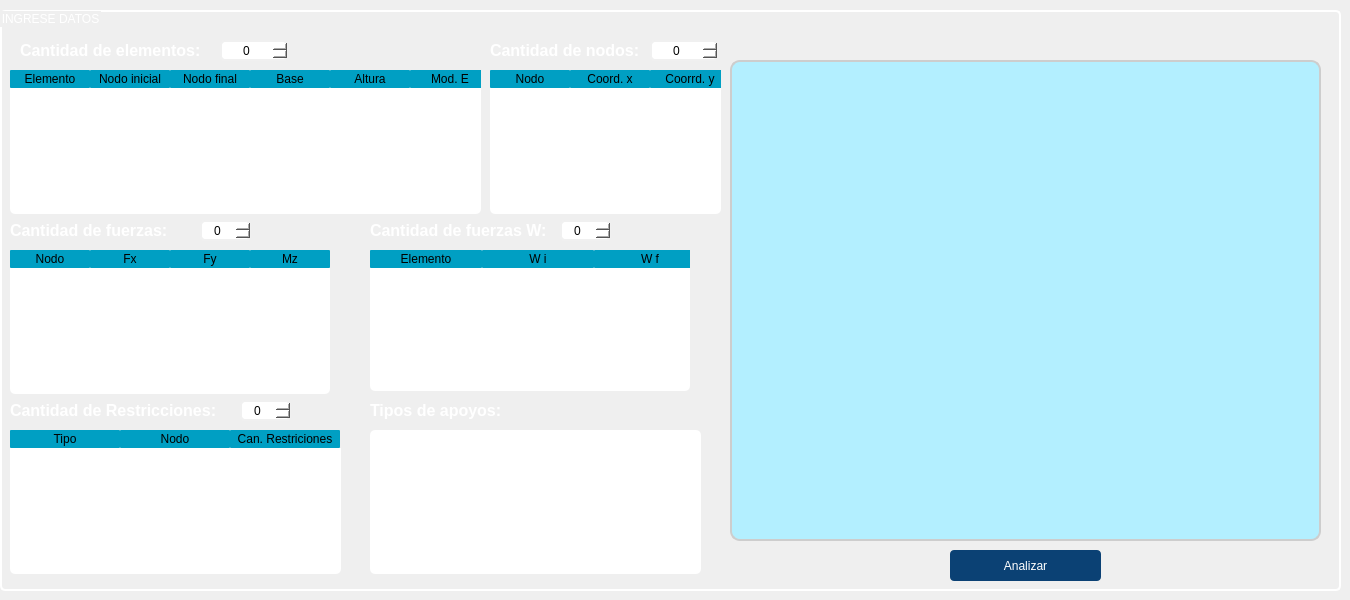
       <widget class="QWidget" name="pagina_1">
        <widget class="QGroupBox" name="groupBox">
         <property name="enabled">
          <bool>true</bool>
         </property>
         <property name="geometry">
          <rect>
           <x>0</x>
           <y>10</y>
           <width>1341</width>
           <height>581</height>
          </rect>
         </property>
         <property name="styleSheet">
          <string notr="true">QGroupBox{
/*Borde*/
border: 2px solid rgb(255, 255, 255);
border-radius: 5px;

	/*Letra*/
	font: 15pt &quot;Impact&quot;;
	color: rgb(255, 255, 255);
}</string>
         </property>
         <property name="title">
          <string>INGRESE DATOS</string>
         </property>
         <widget class="QSpinBox" name="sp_nElem">
          <property name="geometry">
           <rect>
            <x>220</x>
            <y>30</y>
            <width>68</width>
            <height>21</height>
           </rect>
          </property>
          <property name="cursor">
           <cursorShape>PointingHandCursor</cursorShape>
          </property>
          <property name="styleSheet">
           <string notr="true">
QSpinBox{

/* Color de fondo*/
background-color: rgb(255, 255, 255); 

/* borde*/
border-radius : 5px;
border : 2px solid  rgb(240, 240, 240);

/* Color de letras*/
	color: rgb(1, 1, 1);

	font: 10pt &quot;Times New Roman&quot;;
}


QComboBox:hover{


border : 2px solid rgb(254, 251, 216);

}

</string>
          </property>
          <property name="alignment">
           <set>Qt::AlignCenter</set>
          </property>
         </widget>
         <widget class="QTableWidget" name="tbl_Nod">
          <property name="geometry">
           <rect>
            <x>490</x>
            <y>60</y>
            <width>231</width>
            <height>144</height>
           </rect>
          </property>
          <property name="styleSheet">
           <string notr="true">QTableWidget{
	
	background-color: rgb(255, 255, 255);
	border-radius : 5px;
color: rgb(0, 0, 0);
font: 75 10pt &quot;Calibri&quot;;
}

QTableWidget:hover{

border : 2px solid  rgb(0, 255, 255);

}

QHeaderView::section{
border-radius : 1px;
	background-color: rgb(0, 159, 195);

color: rgb(0, 0, 0);
font: 75 11pt &quot;Times New Roman&quot;;

}

QTableWidget:hover{

border : 2px solid  rgb(0, 255, 255);

}
</string>
          </property>
          <property name="horizontalScrollBarPolicy">
           <enum>Qt::ScrollBarAlwaysOff</enum>
          </property>
          <property name="rowCount">
           <number>0</number>
          </property>
          <attribute name="horizontalHeaderMinimumSectionSize">
           <number>42</number>
          </attribute>
          <attribute name="horizontalHeaderDefaultSectionSize">
           <number>80</number>
          </attribute>
          <attribute name="verticalHeaderVisible">
           <bool>false</bool>
          </attribute>
          <attribute name="verticalHeaderDefaultSectionSize">
           <number>25</number>
          </attribute>
          <column>
           <property name="text">
            <string>Nodo</string>
           </property>
          </column>
          <column>
           <property name="text">
            <string>Coord. x</string>
           </property>
          </column>
          <column>
           <property name="text">
            <string>Coorrd. y</string>
           </property>
          </column>
         </widget>
         <widget class="QSpinBox" name="sp_nNo">
          <property name="geometry">
           <rect>
            <x>650</x>
            <y>30</y>
            <width>68</width>
            <height>21</height>
           </rect>
          </property>
          <property name="cursor">
           <cursorShape>PointingHandCursor</cursorShape>
          </property>
          <property name="styleSheet">
           <string notr="true">
QSpinBox{

/* Color de fondo*/
background-color: rgb(255, 255, 255); 

/* borde*/
border-radius : 5px;
border : 2px solid  rgb(240, 240, 240);

/* Color de letras*/
	color: rgb(1, 1, 1);

	font: 10pt &quot;Times New Roman&quot;;
}


QComboBox:hover{


border : 2px solid rgb(254, 251, 216);

}

</string>
          </property>
          <property name="alignment">
           <set>Qt::AlignCenter</set>
          </property>
         </widget>
         <widget class="QSpinBox" name="sp_nFuer">
          <property name="geometry">
           <rect>
            <x>200</x>
            <y>210</y>
            <width>51</width>
            <height>21</height>
           </rect>
          </property>
          <property name="cursor">
           <cursorShape>PointingHandCursor</cursorShape>
          </property>
          <property name="styleSheet">
           <string notr="true">
QSpinBox{

/* Color de fondo*/
background-color: rgb(255, 255, 255); 

/* borde*/
border-radius : 5px;
border : 2px solid  rgb(240, 240, 240);

/* Color de letras*/
	color: rgb(1, 1, 1);

	font: 10pt &quot;Times New Roman&quot;;
}


QComboBox:hover{


border : 2px solid rgb(254, 251, 216);

}

</string>
          </property>
          <property name="alignment">
           <set>Qt::AlignCenter</set>
          </property>
         </widget>
         <widget class="QTableWidget" name="tbl_Fuer">
          <property name="geometry">
           <rect>
            <x>10</x>
            <y>240</y>
            <width>320</width>
            <height>144</height>
           </rect>
          </property>
          <property name="styleSheet">
           <string notr="true">QTableWidget{
	
	background-color: rgb(255, 255, 255);
	border-radius : 5px;
color: rgb(0, 0, 0);
font: 75 10pt &quot;Calibri&quot;;
}

QTableWidget:hover{

border : 2px solid  rgb(0, 255, 255);

}

QHeaderView::section{
border-radius : 1px;
	background-color: rgb(0, 159, 195);

color: rgb(0, 0, 0);
font: 75 11pt &quot;Times New Roman&quot;;

}

QTableWidget:hover{

border : 2px solid  rgb(0, 255, 255);

}
</string>
          </property>
          <property name="horizontalScrollBarPolicy">
           <enum>Qt::ScrollBarAlwaysOff</enum>
          </property>
          <property name="rowCount">
           <number>0</number>
          </property>
          <attribute name="horizontalHeaderMinimumSectionSize">
           <number>42</number>
          </attribute>
          <attribute name="horizontalHeaderDefaultSectionSize">
           <number>80</number>
          </attribute>
          <attribute name="verticalHeaderVisible">
           <bool>false</bool>
          </attribute>
          <attribute name="verticalHeaderMinimumSectionSize">
           <number>20</number>
          </attribute>
          <attribute name="verticalHeaderDefaultSectionSize">
           <number>25</number>
          </attribute>
          <column>
           <property name="text">
            <string>Nodo</string>
           </property>
          </column>
          <column>
           <property name="text">
            <string>Fx</string>
           </property>
          </column>
          <column>
           <property name="text">
            <string>Fy</string>
           </property>
          </column>
          <column>
           <property name="text">
            <string>Mz</string>
           </property>
          </column>
         </widget>
         <widget class="MatplotlibWidgetaLienzo" name="wgt_Rest" native="true">
          <property name="geometry">
           <rect>
            <x>370</x>
            <y>420</y>
            <width>331</width>
            <height>144</height>
           </rect>
          </property>
          <property name="styleSheet">
           <string notr="true">background-color: rgb(255, 255, 255);
border-radius : 5px</string>
          </property>
         </widget>
         <widget class="MatplotlibWidgetaLienzo" name="wgt_porticos" native="true">
          <property name="geometry">
           <rect>
            <x>730</x>
            <y>50</y>
            <width>591</width>
            <height>481</height>
           </rect>
          </property>
          <property name="cursor">
           <cursorShape>ArrowCursor</cursorShape>
          </property>
          <property name="mouseTracking">
           <bool>false</bool>
          </property>
          <property name="styleSheet">
           <string notr="true">/* color de fondo*/

background-color: rgb(179, 239, 255);
/*borde redondo*/
border-radius : 10px;
/* linea de borde*/
border : 2px solid rgb(205, 205, 205);
</string>
          </property>
         </widget>
         <widget class="QLabel" name="label_4">
          <property name="geometry">
           <rect>
            <x>10</x>
            <y>390</y>
            <width>221</width>
            <height>21</height>
           </rect>
          </property>
          <property name="styleSheet">
           <string notr="true">QLabel{
background-color: None;
	color: rgb(255, 255, 255);
}</string>
          </property>
          <property name="text">
           <string>&lt;html&gt;&lt;head/&gt;&lt;body&gt;&lt;p&gt;&lt;span style=&quot; font-size:12pt; font-weight:600;&quot;&gt;Cantidad de Restricciones:&lt;/span&gt;&lt;/p&gt;&lt;/body&gt;&lt;/html&gt;</string>
          </property>
         </widget>
         <widget class="QTableWidget" name="tbl_Rest">
          <property name="geometry">
           <rect>
            <x>10</x>
            <y>420</y>
            <width>331</width>
            <height>144</height>
           </rect>
          </property>
          <property name="styleSheet">
           <string notr="true">QTableWidget{
	
	background-color: rgb(255, 255, 255);
	border-radius : 5px;
color: rgb(0, 0, 0);
font: 75 10pt &quot;Calibri&quot;;
}

QTableWidget:hover{

border : 2px solid  rgb(0, 255, 255);

}

QHeaderView::section{
border-radius : 1px;
	background-color: rgb(0, 159, 195);

color: rgb(0, 0, 0);
font: 75 11pt &quot;Times New Roman&quot;;

}

QTableWidget:hover{

border : 2px solid  rgb(0, 255, 255);

}
</string>
          </property>
          <property name="rowCount">
           <number>0</number>
          </property>
          <attribute name="horizontalHeaderMinimumSectionSize">
           <number>42</number>
          </attribute>
          <attribute name="horizontalHeaderDefaultSectionSize">
           <number>110</number>
          </attribute>
          <attribute name="horizontalHeaderShowSortIndicator" stdset="0">
           <bool>false</bool>
          </attribute>
          <attribute name="verticalHeaderVisible">
           <bool>false</bool>
          </attribute>
          <attribute name="verticalHeaderCascadingSectionResizes">
           <bool>false</bool>
          </attribute>
          <attribute name="verticalHeaderMinimumSectionSize">
           <number>20</number>
          </attribute>
          <attribute name="verticalHeaderDefaultSectionSize">
           <number>25</number>
          </attribute>
          <attribute name="verticalHeaderHighlightSections">
           <bool>true</bool>
          </attribute>
          <column>
           <property name="text">
            <string>Tipo</string>
           </property>
          </column>
          <column>
           <property name="text">
            <string>Nodo</string>
           </property>
          </column>
          <column>
           <property name="text">
            <string>Can. Restriciones</string>
           </property>
          </column>
         </widget>
         <widget class="QSpinBox" name="sp_nRest">
          <property name="geometry">
           <rect>
            <x>240</x>
            <y>390</y>
            <width>51</width>
            <height>21</height>
           </rect>
          </property>
          <property name="cursor">
           <cursorShape>PointingHandCursor</cursorShape>
          </property>
          <property name="styleSheet">
           <string notr="true">
QSpinBox{

/* Color de fondo*/
background-color: rgb(255, 255, 255); 

/* borde*/
border-radius : 5px;
border : 2px solid  rgb(240, 240, 240);

/* Color de letras*/
	color: rgb(1, 1, 1);

	font: 10pt &quot;Times New Roman&quot;;
}


QComboBox:hover{


border : 2px solid rgb(254, 251, 216);

}

</string>
          </property>
          <property name="alignment">
           <set>Qt::AlignCenter</set>
          </property>
         </widget>
         <widget class="QLabel" name="label_5">
          <property name="geometry">
           <rect>
            <x>370</x>
            <y>390</y>
            <width>191</width>
            <height>21</height>
           </rect>
          </property>
          <property name="styleSheet">
           <string notr="true">QLabel{
background-color: None;
	color: rgb(255, 255, 255);
}</string>
          </property>
          <property name="text">
           <string>&lt;html&gt;&lt;head/&gt;&lt;body&gt;&lt;p&gt;&lt;span style=&quot; font-size:12pt; font-weight:600;&quot;&gt;Tipos de apoyos:&lt;/span&gt;&lt;/p&gt;&lt;/body&gt;&lt;/html&gt;</string>
          </property>
         </widget>
         <widget class="QPushButton" name="btn_analizar">
          <property name="geometry">
           <rect>
            <x>950</x>
            <y>540</y>
            <width>151</width>
            <height>31</height>
           </rect>
          </property>
          <property name="cursor">
           <cursorShape>PointingHandCursor</cursorShape>
          </property>
          <property name="styleSheet">
           <string notr="true">QPushButton{
/* Color de fondo*/
/**background-color: rgb(213, 244, 230);**/
	background-color: rgb(11, 65, 116);
	color: rgb(255, 255, 255);
font: 75 12pt &quot;Bell MT&quot;;
border-radius : 4px;
/**border : 2px solid  rgb(240, 240, 240);**/

}

/* Cambia color al estar sobre*/
QPushButton:hover{
	
	background-color: rgb(18, 90, 140);

}
/* Cambia color al dar click*/
QPushButton:pressed{

background-color:rgb(173, 238, 236);

}


</string>
          </property>
          <property name="text">
           <string>Analizar</string>
          </property>
          <property name="shortcut">
           <string>Ctrl+Return</string>
          </property>
         </widget>
         <widget class="QLabel" name="label_6">
          <property name="geometry">
           <rect>
            <x>20</x>
            <y>30</y>
            <width>191</width>
            <height>21</height>
           </rect>
          </property>
          <property name="styleSheet">
           <string notr="true">QLabel{
background-color: None;
	color: rgb(255, 255, 255);
}</string>
          </property>
          <property name="text">
           <string>&lt;html&gt;&lt;head/&gt;&lt;body&gt;&lt;p&gt;&lt;span style=&quot; font-size:12pt; font-weight:600;&quot;&gt;Cantidad de elementos:&lt;/span&gt;&lt;/p&gt;&lt;/body&gt;&lt;/html&gt;</string>
          </property>
         </widget>
         <widget class="QLabel" name="label_7">
          <property name="geometry">
           <rect>
            <x>490</x>
            <y>30</y>
            <width>161</width>
            <height>21</height>
           </rect>
          </property>
          <property name="styleSheet">
           <string notr="true">QLabel{
background-color: None;
	color: rgb(255, 255, 255);
}</string>
          </property>
          <property name="text">
           <string>&lt;html&gt;&lt;head/&gt;&lt;body&gt;&lt;p&gt;&lt;span style=&quot; font-size:12pt; font-weight:600;&quot;&gt;Cantidad de nodos:&lt;/span&gt;&lt;/p&gt;&lt;/body&gt;&lt;/html&gt;</string>
          </property>
         </widget>
         <widget class="QLabel" name="label_8">
          <property name="geometry">
           <rect>
            <x>10</x>
            <y>210</y>
            <width>171</width>
            <height>21</height>
           </rect>
          </property>
          <property name="styleSheet">
           <string notr="true">QLabel{
background-color: None;
	color: rgb(255, 255, 255);
}</string>
          </property>
          <property name="text">
           <string>&lt;html&gt;&lt;head/&gt;&lt;body&gt;&lt;p&gt;&lt;span style=&quot; font-size:12pt; font-weight:600;&quot;&gt;Cantidad de fuerzas:&lt;/span&gt;&lt;/p&gt;&lt;/body&gt;&lt;/html&gt;</string>
          </property>
         </widget>
         <widget class="QTableWidget" name="tbl_Fuer_W">
          <property name="geometry">
           <rect>
            <x>370</x>
            <y>240</y>
            <width>320</width>
            <height>141</height>
           </rect>
          </property>
          <property name="styleSheet">
           <string notr="true">QTableWidget{
	
	background-color: rgb(255, 255, 255);
	border-radius : 5px;
color: rgb(0, 0, 0);
font: 75 10pt &quot;Calibri&quot;;
}

QTableWidget:hover{

border : 2px solid  rgb(0, 255, 255);

}

QHeaderView::section{
border-radius : 1px;
	background-color: rgb(0, 159, 195);

color: rgb(0, 0, 0);
font: 75 11pt &quot;Times New Roman&quot;;

}

QTableWidget:hover{

border : 2px solid  rgb(0, 255, 255);

}
</string>
          </property>
          <property name="horizontalScrollBarPolicy">
           <enum>Qt::ScrollBarAlwaysOff</enum>
          </property>
          <attribute name="horizontalHeaderDefaultSectionSize">
           <number>112</number>
          </attribute>
          <attribute name="verticalHeaderMinimumSectionSize">
           <number>20</number>
          </attribute>
          <attribute name="verticalHeaderDefaultSectionSize">
           <number>25</number>
          </attribute>
          <column>
           <property name="text">
            <string>Elemento</string>
           </property>
          </column>
          <column>
           <property name="text">
            <string>W i</string>
           </property>
          </column>
          <column>
           <property name="text">
            <string>W f</string>
           </property>
          </column>
         </widget>
         <widget class="QLabel" name="label_14">
          <property name="geometry">
           <rect>
            <x>370</x>
            <y>210</y>
            <width>221</width>
            <height>21</height>
           </rect>
          </property>
          <property name="styleSheet">
           <string notr="true">QLabel{
background-color: None;
	color: rgb(255, 255, 255);
}</string>
          </property>
          <property name="text">
           <string>&lt;html&gt;&lt;head/&gt;&lt;body&gt;&lt;p&gt;&lt;span style=&quot; font-size:12pt; font-weight:600;&quot;&gt;Cantidad de fuerzas W:&lt;/span&gt;&lt;/p&gt;&lt;/body&gt;&lt;/html&gt;</string>
          </property>
         </widget>
         <widget class="QSpinBox" name="sp_nFuer_W">
          <property name="geometry">
           <rect>
            <x>560</x>
            <y>210</y>
            <width>51</width>
            <height>21</height>
           </rect>
          </property>
          <property name="cursor">
           <cursorShape>PointingHandCursor</cursorShape>
          </property>
          <property name="styleSheet">
           <string notr="true">
QSpinBox{

/* Color de fondo*/
background-color: rgb(255, 255, 255); 

/* borde*/
border-radius : 5px;
border : 2px solid  rgb(240, 240, 240);

/* Color de letras*/
	color: rgb(1, 1, 1);

	font: 10pt &quot;Times New Roman&quot;;
}


QComboBox:hover{


border : 2px solid rgb(254, 251, 216);

}

</string>
          </property>
          <property name="alignment">
           <set>Qt::AlignCenter</set>
          </property>
         </widget>
         <widget class="QTableWidget" name="tbl_Elem">
          <property name="geometry">
           <rect>
            <x>10</x>
            <y>60</y>
            <width>471</width>
            <height>144</height>
           </rect>
          </property>
          <property name="font">
           <font>
            <family>Calibri</family>
            <pointsize>10</pointsize>
            <weight>9</weight>
            <italic>false</italic>
            <bold>false</bold>
           </font>
          </property>
          <property name="styleSheet">
           <string notr="true">QTableWidget{
	
	background-color: rgb(255, 255, 255);
	border-radius : 5px;
color: rgb(0, 0, 0);
font: 75 10pt &quot;Calibri&quot;;
}


QTableWidget:item:selected:focus{
border : 2px solid  rgb(23, 123, 189);
color: rgb(0, 0, 0);
}

QTableWidget:hover{

border : 2px solid  rgb(0, 255, 255);

}

QHeaderView::section{
border-radius : 1px;
	background-color: rgb(0, 159, 195);

color: rgb(0, 0, 0);
font: 75 11pt &quot;Times New Roman&quot;;

}

QTableWidget:hover{

border : 2px solid  rgb(0, 255, 255);

}
</string>
          </property>
          <property name="horizontalScrollBarPolicy">
           <enum>Qt::ScrollBarAlwaysOff</enum>
          </property>
          <property name="editTriggers">
           <set>QAbstractItemView::AnyKeyPressed|QAbstractItemView::DoubleClicked|QAbstractItemView::EditKeyPressed</set>
          </property>
          <property name="showDropIndicator" stdset="0">
           <bool>true</bool>
          </property>
          <property name="selectionMode">
           <enum>QAbstractItemView::ExtendedSelection</enum>
          </property>
          <property name="rowCount">
           <number>0</number>
          </property>
          <attribute name="horizontalHeaderMinimumSectionSize">
           <number>42</number>
          </attribute>
          <attribute name="horizontalHeaderDefaultSectionSize">
           <number>80</number>
          </attribute>
          <attribute name="verticalHeaderVisible">
           <bool>false</bool>
          </attribute>
          <attribute name="verticalHeaderMinimumSectionSize">
           <number>20</number>
          </attribute>
          <attribute name="verticalHeaderDefaultSectionSize">
           <number>25</number>
          </attribute>
          <column>
           <property name="text">
            <string>Elemento</string>
           </property>
          </column>
          <column>
           <property name="text">
            <string>Nodo inicial</string>
           </property>
          </column>
          <column>
           <property name="text">
            <string>Nodo final</string>
           </property>
          </column>
          <column>
           <property name="text">
            <string>Base</string>
           </property>
          </column>
          <column>
           <property name="text">
            <string>Altura</string>
           </property>
          </column>
          <column>
           <property name="text">
            <string>Mod. E</string>
           </property>
          </column>
         </widget>
        </widget>
       </widget>
